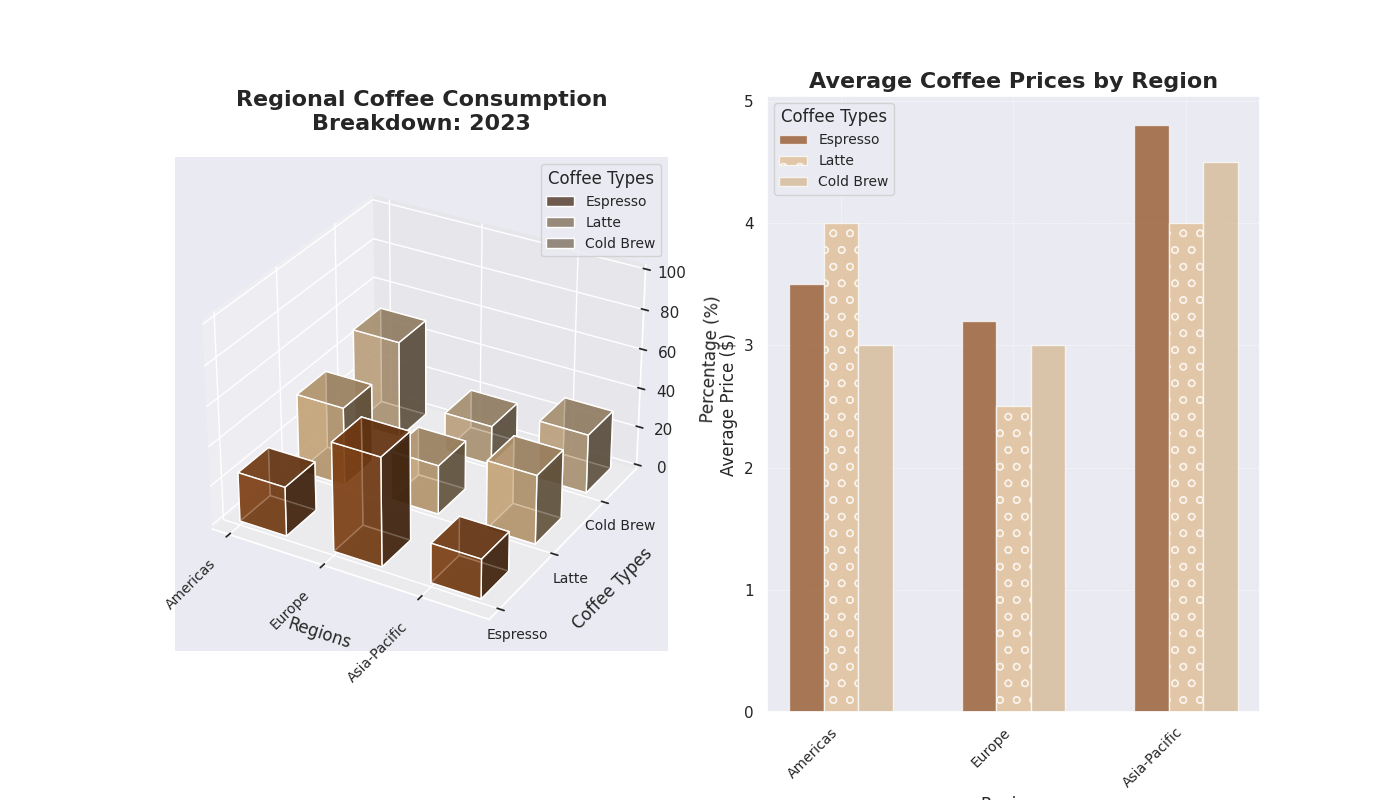

Generate this figure with Python:
import matplotlib.pyplot as plt
import numpy as np

regions = ['Americas', 'Europe', 'Asia-Pacific']
coffee_types = ['Espresso', 'Latte', 'Cold Brew']

# Randomly altered consumption and price data, ensuring structural integrity
consumption_data = np.array([
    [25, 55, 20],  # Changed values within the row
    [40, 25, 35],  # Changed values within the row
    [50, 20, 30]   # Changed values within the row
])

price_data = np.array([
    [3.5, 4.0, 3.0],  # Changed values within the row
    [3.2, 2.5, 3.0],  # Changed values within the row
    [4.8, 4.0, 4.5]   # Changed values within the row
])

fig = plt.figure(figsize=(14, 8))

ax1 = fig.add_subplot(121, projection='3d')
xpos, ypos = np.meshgrid(np.arange(len(regions)), np.arange(len(coffee_types)))
xpos = xpos.flatten()
ypos = ypos.flatten()
zpos = np.zeros_like(xpos)
dz = consumption_data.flatten()
dx = dy = 0.5

colors = ['#8B4513', '#DEB887', '#D2B48C']
marker_styles = ['^', 'o', 's']  # These are not used directly in plotting; no usage change

# Drawing 3D bars with altered data
for i in range(len(coffee_types)):
    ax1.bar3d(xpos[ypos == i], ypos[ypos == i], zpos[ypos == i], dx, dy, dz[ypos == i], 
             color=colors[i], alpha=0.7, label=coffee_types[i], zsort='average')

ax1.set_xlabel('Regions', fontsize=12, labelpad=10)
ax1.set_ylabel('Coffee Types', fontsize=12, labelpad=10)
ax1.set_zlabel('Percentage (%)', fontsize=12, labelpad=10)
ax1.set_xticks(np.arange(len(regions)))
ax1.set_xticklabels(regions, rotation=45, ha='right', fontsize=10)
ax1.set_yticks(np.arange(len(coffee_types)))
ax1.set_yticklabels(coffee_types, fontsize=10)
ax1.set_zlim(0, 100)
ax1.set_title('Regional Coffee Consumption\nBreakdown: 2023', fontsize=16, weight='bold', pad=20)
ax1.legend(title='Coffee Types', loc='upper right', fontsize=10)

ax2 = fig.add_subplot(122)
bar_width = 0.2
indices = np.arange(len(regions))

ax2.grid(True, which='both', linestyle='--', linewidth=0.5, alpha=0.7)

for i, coffee_type in enumerate(coffee_types):
    ax2.bar(indices + i * bar_width, price_data[:, i], bar_width,
            label=coffee_type, color=colors[i], alpha=0.7, hatch=marker_styles[i])

ax2.set_xlabel('Regions', fontsize=12)
ax2.set_ylabel('Average Price ($)', fontsize=12)
ax2.set_title('Average Coffee Prices by Region', fontsize=16, weight='bold')
ax2.set_xticks(indices + bar_width)
ax2.set_xticklabels(regions, rotation=45, ha='right', fontsize=10)
ax2.legend(title='Coffee Types', fontsize=10)

plt.tight_layout()
plt.show()
